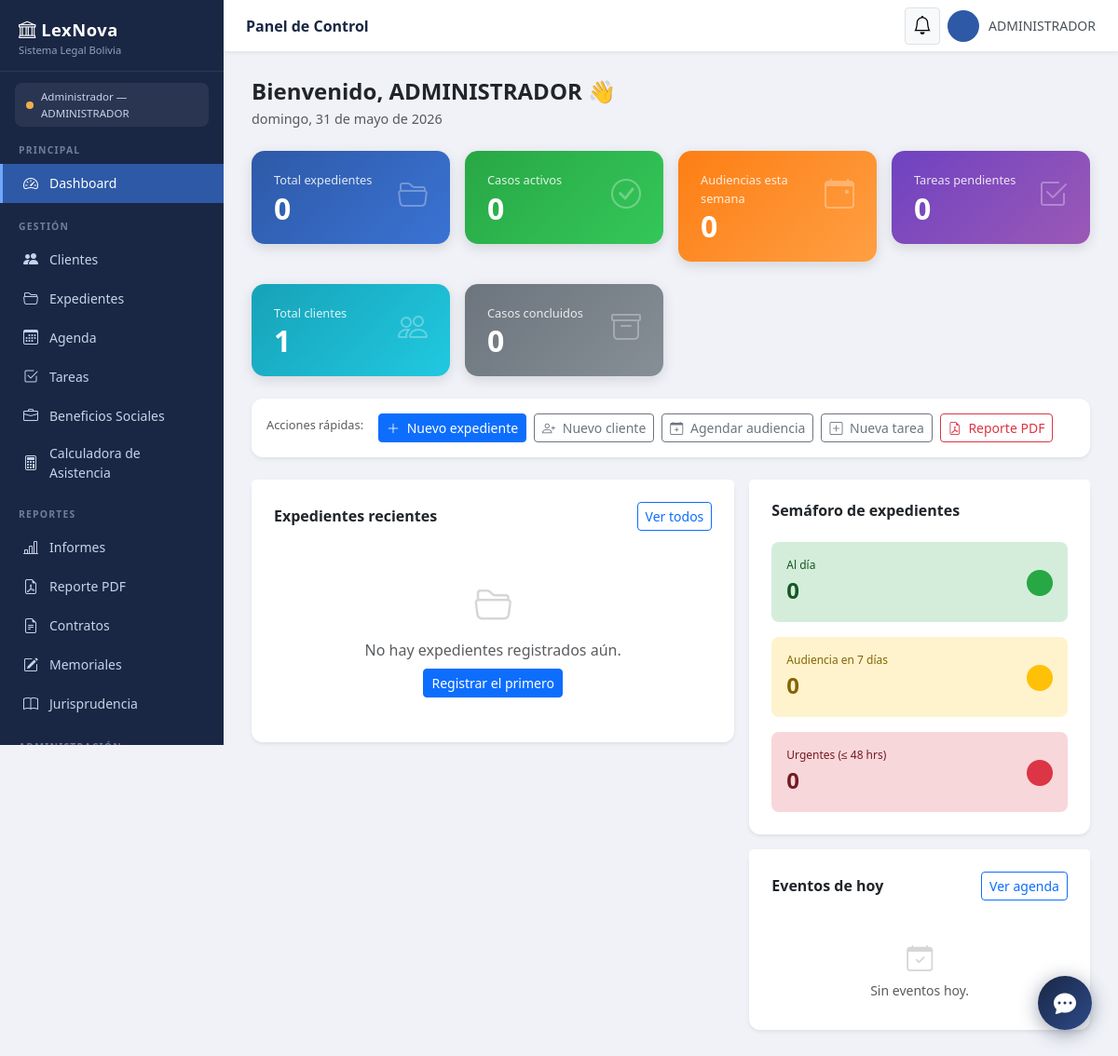
The app's page /casos/ (signed in), older data.
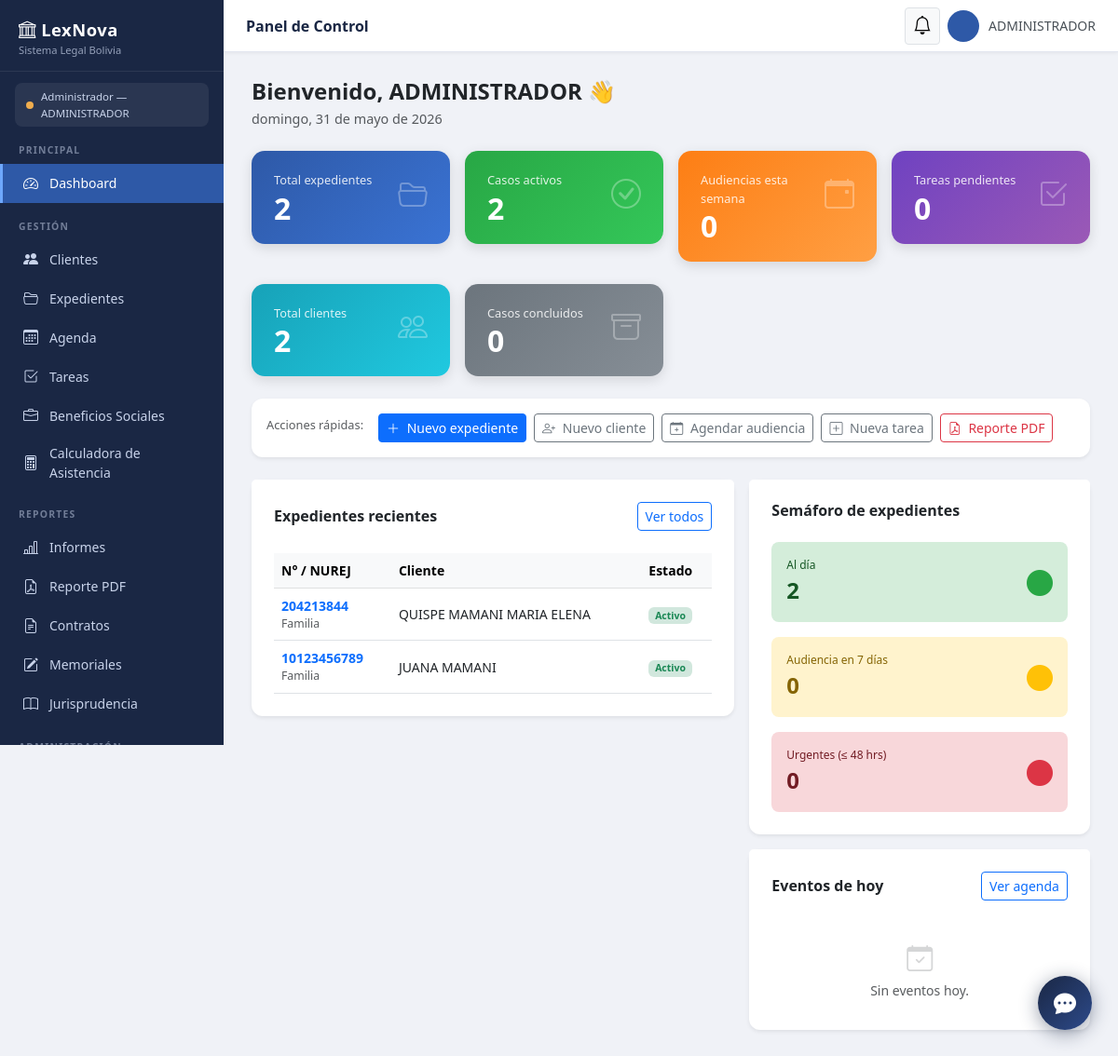
The same page, newer data.
### control_legal/models.py (models this page shows, shortened)
class Expediente(models.Model):
    ESTADO_ACTIVO    = 'activo'
    ESTADO_CONCLUIDO = 'concluido'
    ESTADO_ARCHIVADO = 'archivado'
    ESTADO_ABANDONO  = 'abandono'   # ← NUEVO
    ESTADOS = [
        (ESTADO_ACTIVO,    'Activo'),
        (ESTADO_CONCLUIDO, 'Concluido'),
        (ESTADO_ARCHIVADO, 'Archivado'),
        (ESTADO_ABANDONO,  'Abandono'),  # ← NUEVO
    ]
    MATERIAS = [
        ('Civil',           'Civil'),
        ('Penal',           'Penal'),
        ('Familia',         'Familia'),
        ('Laboral',         'Laboral'),
        ('Administrativo',  'Administrativo'),
        ('Constitucional',  'Constitucional'),
        ('Otro',            'Otro'),
    ]
    cliente = models.ForeignKey(
        Cliente, on_delete=models.PROTECT,
        related_name='expedientes',
        verbose_name="Cliente"
    )
    abogado_asignado = models.ForeignKey(
        User, on_delete=models.SET_NULL,
        null=True, blank=True,
        related_name='expedientes',
        verbose_name="Abogado responsable"
    )
    numero_expediente = models.CharField(max_length=50, blank=True, verbose_name="N° de expediente")
    nurej             = models.CharField(max_length=50, blank=True, verbose_name="NUREJ")
    juzgado           = models.CharField(max_length=200, blank=True, verbose_name="Juzgado")
    materia           = models.CharField(max_length=50, choices=MATERIAS, default='Civil', verbose_name="Materia")
    tipo_proceso      = models.CharField(max_length=100, blank=True, verbose_name="Tipo de proceso")
    descripcion       = models.TextField(blank=True, verbose_name="Descripción del caso")
    estado            = models.CharField(max_length=20, choices=ESTADOS, default=ESTADO_ACTIVO, verbose_name="Estado")
    fecha_inicio      = models.DateField(auto_now_add=True, verbose_name="Fecha de inicio")
    fecha_conclusion  = models.DateField(null=True, blank=True, verbose_name="Fecha de conclusión")
    activo = models.BooleanField(default=True)
    class Meta:
        ordering = ['-fecha_inicio']
        verbose_name = "Expediente"
        verbose_name_plural = "Expedientes"

class Cliente(models.Model):
    ci              = models.CharField(max_length=20, unique=True, verbose_name="Cédula de identidad")
    nombre_completo = models.CharField(max_length=200, verbose_name="Nombre completo")
    telefono        = models.CharField(max_length=20, blank=True, verbose_name="Teléfono")
    email           = models.EmailField(blank=True, verbose_name="Correo electrónico")
    direccion       = models.TextField(blank=True, verbose_name="Dirección")
    abogado_asignado = models.ForeignKey(
        User, on_delete=models.SET_NULL,
        null=True, blank=True,
        related_name='clientes',
        verbose_name="Abogado asignado"
    )
    codigo_acceso = models.CharField(
        max_length=12, unique=True, blank=True, null=True,
        verbose_name="Código de acceso del cliente"
    )
    notas_internas = models.TextField(blank=True, verbose_name="Notas internas")
    fecha_registro = models.DateTimeField(auto_now_add=True)
    activo         = models.BooleanField(default=True)
    class Meta:
        ordering = ['nombre_completo']
        verbose_name = "Cliente"
        verbose_name_plural = "Clientes"

### control_legal/views.py (the view)
# urls.py: path('',                          views.dashboard,         name='dashboard'),
@login_required
def dashboard(request):
    from django.utils import timezone
    from datetime import timedelta
    hoy      = timezone.now().date()
    semana   = hoy + timedelta(days=7)
    dos_dias = hoy + timedelta(days=2)
    total        = Expediente.objects.count()
    activos      = Expediente.objects.filter(activo=True).count()
    concluidos   = Expediente.objects.filter(estado='concluido').count()
    casos_recientes = Expediente.objects.filter(
        activo=True).select_related('cliente', 'abogado_asignado').order_by('-id')[:5]
    casos_urgentes  = Expediente.objects.filter(
        activo=True,
        eventos__fecha_hora__date__lte=dos_dias,
        eventos__fecha_hora__date__gte=hoy,
    ).distinct().count()
    casos_proximos  = Expediente.objects.filter(
        activo=True,
        eventos__fecha_hora__date__gt=dos_dias,
        eventos__fecha_hora__date__lte=semana,
    ).distinct().count()
    casos_al_dia    = activos - casos_urgentes - casos_proximos
    audiencias_semana = Evento.objects.filter(
        fecha_hora__date__gte=hoy,
        fecha_hora__date__lte=semana,
    ).count()
    eventos_hoy = Evento.objects.filter(
        fecha_hora__date=hoy
    ).select_related('expediente__cliente').order_by('fecha_hora')
    tareas_pendientes = Tarea.objects.filter(
        estado__in=['pendiente', 'en_proceso']
    ).count()
    tareas_vencidas = Tarea.objects.filter(
        estado__in=['pendiente', 'en_proceso'],
        fecha_limite__lt=hoy,
    ).count()
    total_clientes = Cliente.objects.filter(activo=True).count()
    return render(request, 'control_legal/dashboard.html', {
        'total':            total,
        'activos':          activos,
        'concluidos':       concluidos,
        'casos_recientes':  casos_recientes,
        'casos_al_dia':     max(casos_al_dia, 0),
        'casos_proximos':   casos_proximos,
        'casos_urgentes':   casos_urgentes,
        'audiencias_semana': audiencias_semana,
        'eventos_hoy':       eventos_hoy,
        'tareas_pendientes': tareas_pendientes,
        'tareas_vencidas':   tareas_vencidas,
        'total_clientes':    total_clientes,
    })

### control_legal/templates/control_legal/dashboard.html (shortened to what the changed rows need)
{% extends "base.html" %}
{% block contenido %}
<div class="row g-3 mb-4">
  <div class="col-sm-6 col-xl-3">
    <div class="stat-card" style="background:linear-gradient(135deg,#2e59a7,#3a73d4);">
      <div class="d-flex justify-content-between align-items-start">
        <div>
          <div class="stat-label">Total expedientes</div>
          <div class="stat-num">{{ total }}</div>
        </div>
      </div>
    </div>
  </div>
  <div class="col-sm-6 col-xl-3">
    <div class="stat-card" style="background:linear-gradient(135deg,#28a745,#34c759);">
      <div class="d-flex justify-content-between align-items-start">
        <div>
          <div class="stat-label">Casos activos</div>
          <div class="stat-num">{{ activos }}</div>
        </div>
      </div>
    </div>
  </div>
</div>
<div class="row g-3 mb-4">
  <div class="col-sm-6 col-xl-3">
    <div class="stat-card" style="background:linear-gradient(135deg,#17a2b8,#20c9e0);">
      <div class="d-flex justify-content-between align-items-start">
        <div>
          <div class="stat-label">Total clientes</div>
          <div class="stat-num">{{ total_clientes }}</div>
        </div>
      </div>
    </div>
  </div>
</div>
<div class="row g-3">
  <div class="col-lg-7">
    <div class="card border-0 shadow-sm" style="border-radius:12px;">
      <div class="card-body px-4 pb-4">
        {% if casos_recientes %}
        <div class="table-responsive">
          <table class="table table-hover align-middle mb-0" style="font-size:.875rem;">
            <thead class="table-light">
              <tr>
                <th>N° / NUREJ</th>
                <th>Cliente</th>
                <th>Estado</th>
              </tr>
            </thead>
            <tbody>
              {% for caso in casos_recientes %}
              <tr>
                <td>
                  <a href="{% url 'detalle_caso' caso.pk %}" class="fw-semibold text-primary text-decoration-none">
                    {{ caso.numero_expediente|default:caso.nurej|default:"Sin N°" }}
                  </a>
                  <small class="d-block text-muted">{{ caso.materia }}</small>
                </td>
                <td>{{ caso.cliente.nombre_completo }}</td>
                <td>
                  {% if caso.estado == 'activo' %}
                    <span class="badge bg-success-subtle text-success">Activo</span>
                  {% elif caso.estado == 'concluido' %}
                    <span class="badge bg-secondary-subtle text-secondary">Concluido</span>
                  {% else %}
                    <span class="badge bg-warning-subtle text-warning">Archivado</span>
                  {% endif %}
                </td>
              </tr>
              {% endfor %}
            </tbody>
          </table>
        </div>
        {% else %}
        <div class="text-center text-muted py-4">
          <i class="bi bi-folder2-open fs-1 d-block mb-2 opacity-25"></i>
          No hay expedientes registrados aún.
          <div class="mt-2">
            <a href="{% url 'registrar_caso' %}" class="btn btn-sm btn-primary">Registrar el primero</a>
          </div>
        </div>
        {% endif %}
      </div>
    </div>
  </div>
  <div class="col-lg-5 d-flex flex-column gap-3">
    <div class="card border-0 shadow-sm" style="border-radius:12px;">
      <div class="card-body px-4 pb-4">
        <div class="d-flex align-items-center justify-content-between mb-3 p-3 rounded-3" style="background:#d4edda;">
          <div>
            <div style="font-size:.75rem;color:#155724;">Al día</div>
            <div class="fw-bold fs-4" style="color:#155724;">{{ casos_al_dia }}</div>
          </div>
        </div>
      </div>
    </div>
  </div>
</div>
{% endblock %}

Row changes from the older to the newer data that the page shows:
added Expediente: numero_expediente "204213844", materia "Familia", cliente.nombre_completo "QUISPE MAMANI MARIA ELENA", estado "Activo"
added Expediente: numero_expediente "10123456789", materia "Familia", cliente.nombre_completo "JUANA MAMANI", estado "Activo"
Text that changed along with them:
{{ total }}: "0" → "2"
{{ activos }}: "0" → "2"
{{ total_clientes }}: "1" → "2"
{{ casos_al_dia }}: "0" → "2"
text no longer shown: "No hay expedientes registrados aún. Registrar el primero"
text now shown: "N° / NUREJ Cliente Estado"
